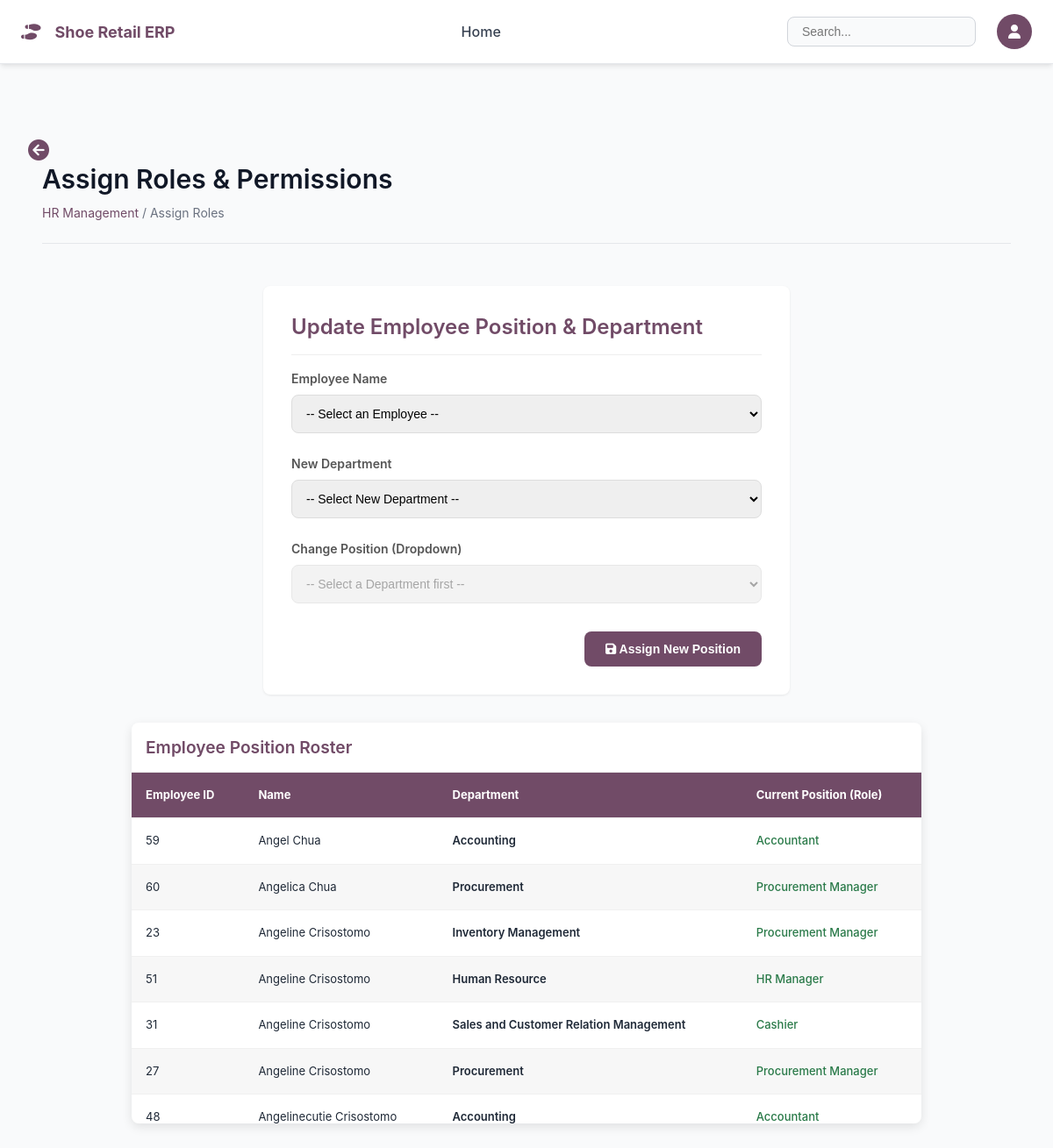
Screenshot of /public/hr/assign_roles.php with the database file from the repository.
### tables this page shows
CREATE TABLE `employees` (
  `EmployeeID` int(11) NOT NULL,
  `DepartmentID` int(11) DEFAULT NULL,
  `Department` varchar(50) DEFAULT NULL,
  `Role` varchar(50) DEFAULT NULL,
  `FirstName` varchar(50) NOT NULL,
  `MiddleName` varchar(50) DEFAULT NULL,
  `LastName` varchar(50) NOT NULL,
  `Email` varchar(100) NOT NULL,
  `Landline` varchar(20) DEFAULT NULL,
  `EmergencyContactName` varchar(100) DEFAULT NULL,
  `EmergencyContactNumber` varchar(20) DEFAULT NULL,
  `image` varchar(255) DEFAULT NULL,
  `Phone` varchar(20) DEFAULT NULL,
  `HireDate` date NOT NULL,
  `BirthDate` date DEFAULT NULL,
  `Age` int(3) DEFAULT NULL,
  `PlaceOfBirth` varchar(100) DEFAULT NULL,
  `StreetAddress` varchar(255) DEFAULT NULL,
  `City` varchar(100) DEFAULT NULL,
  `ZipCode` varchar(20) DEFAULT NULL,
  `Gender` enum('Male','Female','Other') DEFAULT NULL,
  `MaritalStatus` enum('Single','Married','Divorced','Widowed') DEFAULT NULL,
  `Religion` varchar(50) DEFAULT NULL,
  `Salary` decimal(10,2) DEFAULT 0.00,
  `HourlyRate` decimal(10,2) NOT NULL DEFAULT 0.00,
  `BankAccountNumber` varchar(50) DEFAULT NULL,
  `StoreID` int(11) DEFAULT NULL,
  `Status` enum('Active','Inactive','On Leave','Terminated') DEFAULT 'Active',
  `CreatedAt` datetime DEFAULT current_timestamp(),
  `UpdatedAt` datetime DEFAULT current_timestamp() ON UPDATE current_timestamp(),
  `region` varchar(100) DEFAULT NULL
);

### config/database.php (called while the page is built, shortened)
<?php
class Database {
    private static $instance = null;
    private $connection;
    private $host = 'localhost';
    private $database = 'shoeretailer';
    private $username = 'root';
    private $password = '';
    private $charset = 'utf8mb4';
    private $options = [
        PDO::ATTR_ERRMODE            => PDO::ERRMODE_EXCEPTION,
        PDO::ATTR_DEFAULT_FETCH_MODE => PDO::FETCH_ASSOC,
        PDO::ATTR_EMULATE_PREPARES   => false,
        PDO::MYSQL_ATTR_INIT_COMMAND => "SET NAMES utf8mb4"
    ];
    public static function getInstance() {
        if (self::$instance === null) {
            self::$instance = new self();
        }
        return self::$instance;
    }
    private function connect() {
        try {
            $dsn = "mysql:host={$this->host};dbname={$this->database};charset={$this->charset}";
            $this->connection = new PDO($dsn, $this->username, $this->password, $this->options);
        } catch (PDOException $e) {
            error_log("Database connection failed: " . $e->getMessage());
            throw new Exception("Database connection failed. Please check your configuration.");
        }
    }
    public function execute($query, $params = []) {
        try {
            $stmt = $this->connection->prepare($query);
            $stmt->execute($params);
            return $stmt;
        } catch (PDOException $e) {
            error_log("Query execution failed: " . $e->getMessage());
            error_log("Query: " . $query);
            error_log("Parameters: " . json_encode($params));
            throw new Exception("Database query failed.");
        }
    }
    public function fetchAll($query, $params = []) {
        $stmt = $this->execute($query, $params);
        return $stmt->fetchAll();
    }
}
function getDB() {
    return Database::getInstance();
}
function dbFetchAll($query, $params = []) {
    return getDB()->fetchAll($query, $params);
}
?>

### public/hr/assign_roles.php (the view, shortened to what this page needs)
<?php
require_once '../../config/database.php';
$employees = [];
try {
    $employees = dbFetchAll("
        SELECT
            EmployeeID,
            CONCAT(FirstName, ' ', LastName) AS EmployeeName,
            Role,
            Department
        FROM employees
        ORDER BY EmployeeName ASC
    ");
} catch (Exception $e) {
    $flashError = "Error loading employee and position data. Please check logs.";
    error_log("Assign Roles Page Error: " . $e->getMessage());
}
?>
<!DOCTYPE html>
<html lang="en">
<head>
    <link rel="stylesheet" href="../css/style.css">
    <link rel="stylesheet" href="https://cdnjs.cloudflare.com/ajax/libs/font-awesome/6.4.0/css/all.min.css">
</head>
<body>
    <?php
    include '../includes/navbar.php';
    ?>
    <div class="main-wrapper" style="margin-left: 0; position: relative;">
        <a href="index.php" class="back-button" title="Go back to Dashboard">
            <i class="fas fa-arrow-circle-left"></i>
        </a>
        <main class="main-content">
            <div class="page-header">
                <div class="page-header-title">
                    <h1>Assign Roles & Permissions</h1>
                    <div class="page-header-breadcrumb"><a href="index.php">HR Management</a> / Assign Roles</div>
                </div>
            </div>
            <div class="card-form">
                <h2 style="font-size: 1.5rem; color: #714B67; margin-top: 0; border-bottom: 1px solid #eee; padding-bottom: 1rem;">Update Employee Position & Department</h2>
                <form id="assignRoleForm" method="POST" action="assign_roles.php">
                    <div class="form-group">
                        <label for="EmployeeID">Employee Name</label>
                        <select id="EmployeeID" name="EmployeeID" required onchange="displayCurrentInfo()">
                            <option value="">-- Select an Employee --</option>
                        </select>
                    </div>
                    <div class="form-group">
                        <label for="NewDepartment">New Department</label>
                        <select id="NewDepartment" name="NewDepartment" required onchange="updateRolesDropdown()">
                            <option value="">-- Select New Department --</option>
                        </select>
                    </div>
                    <div class="form-group">
                        <label for="NewRole">Change Position (Dropdown)</label>
                        <select id="NewRole" name="NewRole" required disabled>
                            <option value="">-- Select a Department first --</option>
                        </select>
                    </div>
                    <div style="text-align: right; margin-top: 2rem;">
                        <button type="submit" class="btn-submit"><i class="fas fa-save"></i> Assign New Position</button>
                    </div>
                </form>
            </div>
            <div class="roster-card">
                <h3 style="padding: 1rem; margin: 0; font-size: 1.2rem; color: #714B67; border-bottom: 1px solid #eee;">Employee Position Roster</h3>
                <div class="modal-table-container">
                    <table class="modal-table">
                        <thead>
                            <tr>
                                <th>Employee ID</th>
                                <th>Name</th>
                                <th>Department</th>
                                <th>Current Position (Role)</th>
                            </tr>
                        </thead>
                        <tbody>
                            <?php if (!empty($employees)): ?>
                                <?php foreach ($employees as $emp): ?>
                                    <tr>
                                        <td><?php echo htmlspecialchars($emp['EmployeeID']); ?></td>
                                        <td><?php echo htmlspecialchars($emp['EmployeeName']); ?></td>
                                        <td><?php echo htmlspecialchars($emp['Department']); ?></td>
                                        <td><?php echo htmlspecialchars($emp['Role']); ?></td>
                                    </tr>
                                <?php endforeach; ?>
                            <?php else: ?>
                                <tr>
                                    <td colspan="4" style="text-align: center; padding: 1.5rem;">No employee records found.</td>
                                </tr>
                            <?php endif; ?>
                        </tbody>
                    </table>
                </div>
            </div>
        </main>
    </div>
</body>
</html>

### public/includes/navbar.php (shortened to what this page needs)
<?php
$userRole = $_SESSION['role'] ?? 'Guest';
$userName = $_SESSION['full_name'] ?? 'User';
?>
<nav class="navbar">
    <div class="navbar-container">
        <div class="navbar-brand"><i class="fas fa-shoe-prints"></i><span>Shoe Retail ERP</span></div>
        <ul class="navbar-nav">
            <li><a href="/ShoeRetailErp/public/index.php" <?php echo ($_SERVER['PHP_SELF'] === '/ShoeRetailErp/public/index.php') ? 'class="active"' : ''; ?>>Home</a></li>
        </ul>
        <div class="navbar-right">
            <div class="navbar-search"><input type="text" placeholder="Search..."></div>
            <div class="dropdown"><div class="navbar-avatar" title="<?php echo htmlspecialchars($userName . ' (' . $userRole . ')'); ?>"><i class="fas fa-user"></i></div>
            </div>
        </div>
    </div>
</nav>

### public/css/style.css (style rules this page uses)
:root { --primary-color: #714B67; --primary-light: #8B5E7F; --primary-dark: #5A3B54; --secondary-color: #F5B041; --accent-color: #00A3E0; --success-color: #27AE60; --warning-color: #F39C12; --danger-color: #E74C3C; --info-color: #3498DB; --gray-50: #F9FAFB; --gray-100: #F3F4F6; --gray-200: #E5E7EB; --gray-300: #D1D5DB; --gray-400: #9CA3AF; --gray-500: #6B7280; --gray-600: #4B5563; --gray-700: #374151; --gray-800: #1F2937; --gray-900: #111827; --spacing-xs: 0.25rem; --spacing-sm: 0.5rem; --spacing-md: 1rem; --spacing-lg: 1.5rem; --spacing-xl: 2rem; --spacing-2xl: 3rem; --spacing-3xl: 4rem; --radius-sm: 0.375rem; --radius-md: 0.5rem; --radius-lg: 0.75rem; --radius-xl: 1rem; --shadow-sm: 0 1px 2px 0 rgba(0, 0, 0, 0.05); --shadow-md: 0 4px 6px -1px rgba(0, 0, 0, 0.08), 0 2px 3px -1px rgba(0, 0, 0, 0.04); --shadow-lg: 0 8px 12px -2px rgba(0, 0, 0, 0.1), 0 4px 6px -1px rgba(0, 0, 0, 0.05); --shadow-xl: 0 12px 20px -4px rgba(0, 0, 0, 0.12), 0 6px 10px -2px rgba(0, 0, 0, 0.06); --font-family-sans: -apple-system, BlinkMacSystemFont, 'Segoe UI', 'Roboto', 'Oxygen', 'Ubuntu', 'Cantarell', sans-serif; --font-family-mono: 'Monaco', 'Courier New', monospace; --font-size-xs: 0.75rem; --font-size-sm: 0.875rem; --font-size-base: 1rem; --font-size-lg: 1.125rem; --font-size-xl: 1.25rem; --font-size-2xl: 1.5rem; --font-size-3xl: 1.875rem; --line-height-tight: 1.25; --line-height-normal: 1.5; --line-height-relaxed: 1.75; --transition-fast: 150ms cubic-bezier(0.4, 0, 0.2, 1); --transition-base: 250ms cubic-bezier(0.4, 0, 0.2, 1); --transition-slow: 350ms cubic-bezier(0.4, 0, 0.2, 1); --z-dropdown: 1000; --z-sticky: 1010; --z-modal-backdrop: 1020; --z-modal: 1030; --z-toast: 1040; }
* { margin: 0; padding: 0; box-sizing: border-box; }
html { scroll-behavior: smooth; }
body { font-family: var(--font-family-sans); font-size: var(--font-size-base); line-height: var(--line-height-normal); color: var(--gray-800); background-color: var(--gray-50); -webkit-font-smoothing: antialiased; -moz-osx-font-smoothing: grayscale; }
h1, h2, h3, h4, h5, h6 { font-weight: 600; line-height: var(--line-height-tight); margin-bottom: var(--spacing-md); }
h1 { font-size: var(--font-size-3xl); color: var(--gray-900); }
h2 { font-size: var(--font-size-2xl); color: var(--gray-900); }
h3 { font-size: var(--font-size-xl); color: var(--gray-800); }
a { color: var(--primary-color); text-decoration: none; transition: color var(--transition-fast); }
.navbar { background-color: white; box-shadow: var(--shadow-md); position: sticky; top: 0; z-index: var(--z-sticky); border-bottom: 1px solid var(--gray-200); }
.navbar-container { display: flex; justify-content: space-between; align-items: center; padding: var(--spacing-md) var(--spacing-lg); max-width: 100%; }
.navbar-brand { display: flex; align-items: center; gap: var(--spacing-md); font-size: var(--font-size-lg); font-weight: 700; color: var(--primary-color); }
.navbar-nav { display: flex; list-style: none; gap: var(--spacing-lg); align-items: center; }
.navbar-nav a { color: var(--gray-700); font-weight: 500; padding: var(--spacing-sm) 0; border-bottom: 2px solid transparent; transition: all var(--transition-fast); }
.navbar-right { display: flex; gap: var(--spacing-lg); align-items: center; }
.navbar-search { position: relative; }
.navbar-search input { padding: var(--spacing-sm) var(--spacing-md); border: 1px solid var(--gray-300); border-radius: var(--radius-md); background-color: var(--gray-50); font-size: var(--font-size-sm); }
.navbar-avatar { width: 40px; height: 40px; border-radius: 50%; background-color: var(--primary-color); display: flex; align-items: center; justify-content: center; color: white; font-weight: 600; cursor: pointer; }
.main-wrapper { margin-left: 250px; transition: all var(--transition-base); margin-top: 65px; }
.main-content { padding: var(--spacing-2xl); min-height: calc(100vh - 65px); }
.page-header { display: flex; justify-content: space-between; align-items: center; margin-bottom: var(--spacing-2xl); padding-bottom: var(--spacing-lg); border-bottom: 1px solid var(--gray-200); }
.page-header-title { flex: 1; }
.page-header-title h1 { margin-bottom: var(--spacing-sm); }
.page-header-breadcrumb { font-size: var(--font-size-sm); color: var(--gray-500); }
.page-header-breadcrumb a { color: var(--primary-color); }
.form-group { margin-bottom: var(--spacing-lg); }
.dropdown { position: relative; display: inline-block; }

### rows the page displays
employees: EmployeeID "59", EmployeeName "Angel Chua", Department "Accounting", Role "Accountant"
employees: EmployeeID "60", EmployeeName "Angelica Chua", Department "Procurement", Role "Procurement Manager"
employees: EmployeeID "23", EmployeeName "Angeline Crisostomo", Department "Inventory Management", Role "Procurement Manager"
employees: EmployeeID "51", EmployeeName "Angeline Crisostomo", Department "Human Resource", Role "HR Manager"
employees: EmployeeID "31", EmployeeName "Angeline Crisostomo", Department "Sales and Customer Relation Management", Role "Cashier"
employees: EmployeeID "27", EmployeeName "Angeline Crisostomo", Department "Procurement", Role "Procurement Manager"
employees: EmployeeID "48", EmployeeName "Angelinecutie Crisostomo", Department "Accounting", Role "Accountant"
